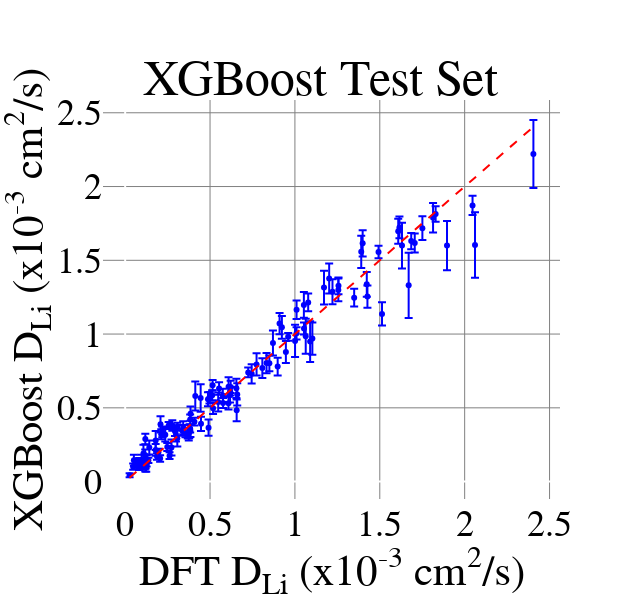

This figure's notebook cell:
### Code cell
import plotly.graph_objects as go

# Create a parity plot using Plotly
fig_parity = go.Figure()

fig_parity.add_trace(go.Scatter(
    x=results_df_test_sorted['diff_coeff_mul_thousand'],
    y=results_df_test_sorted['mean_prediction'],
    error_y=dict(type='data', array=results_df_test_sorted['std_dev_prediction'], visible=True),
    mode='markers',
    marker=dict(color='blue'),
    text=results_df_test_sorted['formula'],  # Add formula names for hover information
    hoverinfo='text+x+y'
))

# Add a line y=x for reference
fig_parity.add_trace(go.Scatter(
    x=[min(results_df_test_sorted['diff_coeff_mul_thousand']), max(results_df_test_sorted['diff_coeff_mul_thousand'])],
    y=[min(results_df_test_sorted['diff_coeff_mul_thousand']), max(results_df_test_sorted['diff_coeff_mul_thousand'])],
    mode='lines',
    line=dict(color='red', dash='dash'),
    showlegend=False
))

fig_parity.update_layout(
    font=dict(family="Arial", size=36, color="black"),
    title=dict(text='XGBoost Test Set', x=0.5, y=0.9),
    xaxis_title='DFT D<sub>Li</sub> (x10<sup>-3</sup> cm<sup>2</sup>/s)',
    yaxis_title='XGBoost D<sub>Li</sub> (x10<sup>-3</sup> cm<sup>2</sup>/s)',
    showlegend=False,
    width=640,  # Set figure width
    height=600 ,  # Set figure height
    paper_bgcolor='rgba(0,0,0,0)',  # Set paper (figure) background to transparent
    plot_bgcolor='rgba(0,0,0,0)',  # Set plot background to transparent    
    xaxis=dict(gridcolor='gray'),  # Set x-axis grid lines to gray
    yaxis=dict(gridcolor='gray')   # Set y-axis grid lines to gray    
)

fig_parity.write_html("parity_plot_XGBoost_test.html")
fig_parity.write_image("parity_plot_XGBoost_test.pdf")
fig_parity.show()

### Figure 1 — Plotly figure (JSON) as saved in the notebook; plotly's stock layout.template omitted (floating-point values rounded to 4 significant figures)
{"data": [{"error_y": {"array": [0.231, 0.2224, 0.2208, 0.1675, 0.1553, 0.1388, 0.119, 0.1143, 0.1094, 0.1092, 0.1087, 0.102, 0.1001, 0.09883, 0.09277, 0.08931, 0.08789, 0.08486, 0.08465, 0.08448, 0.08384, 0.08038, 0.07891, 0.0774, 0.07672, 0.07594, 0.07548, 0.07512, 0.07387, 0.07365, 0.07333, 0.07207, 0.06816, 0.06672, 0.06565, 0.06559, 0.06513, 0.06488, 0.06487, 0.06448, 0.06413, 0.0622, 0.06062, 0.0606, 0.05989, 0.05964, 0.05682, 0.05543, 0.05537, 0.05479, 0.05439, 0.05432, 0.05341, 0.0529, 0.05225, 0.04791, 0.0477, 0.04764, 0.04763, 0.04677, 0.04536, 0.04477, 0.04399, 0.04389, 0.04383, 0.04337, 0.04242, 0.04197, 0.04192, 0.04159, 0.04047, 0.04043, 0.0398, 0.03962, 0.03941, 0.03929, 0.0381, 0.03791, 0.03686, 0.03683, 0.03654, 0.03621, 0.03596, 0.03527, 0.03494, 0.03382, 0.03377, 0.03376, 0.03375, 0.03344, 0.03319, 0.03318, 0.03005, 0.02996, 0.02795, 0.0269, 0.02645, 0.02644, 0.02642, 0.02638, 0.02632, 0.02583, 0.02518, 0.02403, 0.0238, 0.02338, 0.02314, 0.02309, 0.0218, 0.02179, 0.02151, 0.02121, 0.0212, 0.02032, 0.01921, 0.0188, 0.01791, 0.01787, 0.01318], "type": "data", "visible": true}, "hoverinfo": "text+x+y", "marker": {"color": "blue"}, "mode": "markers", "text": ["SrLi4", "RbLi2", "Li(TiSe2)3", "Na9Li13Sn4", "SrLi4", "Li(TiSe2)3", "SrLi4", "Li5Ca3(SiSn)6", "Li5SbS4", "Li15Sn2F8", "RbLi2Sn", "Li5(ZnSi4)2", "Li12Co2Si", "Li4(SiI3)3", "LiSnI2", "Li2Te", "LiZn", "Li3BiS3", "Li5Mg3(SiSn)6", "Li9Cd2Sn", "Li20InSi9", "Li12SnSe2", "Na3Li2Si3", "Li3BiS3", "Li5SbS4", "Na2Li9", "Li3P", "Li12SnB2", "Li4Ta", "Li12SiPt2", "Li2Mn", "Li2Te", "LiTi2", "Li5Si4Au", "LiP3(WO6)2", "Li12SiNi2", "Na9Li13Sn4", "Li12Co2Si", "Li3Ca2Si", "Li5Si3Ru2", "Li12Ag3Sn", "Li40Si9Bi", "Li3NbS4", "Li9Cr2Sn", "Li4Mo", "Rb3Li2Si3", "Li8YSi", "LiSi", "Li40Sn7Ru3", "Li4(TiSi)3", "K2LiAlP2", "Na9Li13Sn4", "Li9NbSi2", "Li5Si3Ru2", "Li28Ni3Sn4", "Li19Si63", "Li3N", "Li2Te", "LiRh", "Li3CuS2", "LiTi2(PO4)3", "Li5Tl2", "LiTi2", "Li12SnB2", "Li16Fe3Si", "LiMo(PO4)2", "Li15CdSi4", "Li15CdSi4", "Li4(ScSi)3", "Li27Sn5", "Li4Sb", "Li3CuSn", "Li4InSn", "Li2Te", "Li15Ti(SiSn)2", "Li4(SiTc)3", "Li5(ZnSi4)2", "Li2Pd", "Li3P", "Ba3LiSi6", "Li12SiNi2", "Li3Bi2(PO4)3", "Li2ZnSiO4", "SrLi10Si8Sn", "Li2V(Si2O5)3", "Li10Zr3(Si8Sn)3", "LiSiAg", "Li4(ScSi)3", "Li3V3(BO5)2", "Li2AlVO4", "Li5GaO4", "Li5Ca3(SiSn)6", "Li4VCr3O8", "LiZn", "LiNiO2", "Li12CoSn3", "Li2ZnSiO4", "Li2Mo3S4", "Li3CuO3", "LiTiSiO4", "Li9Fe2Sn", "Li2MoO3", "LiMo(PO4)2", "Li2CdGeO4", "Li40Sn7Ru3", "Li2AlVO4", "Li2Co3(SeO3)4", "LiAgO2", "Li9(SiAs2)2", "Li2VPO4F", "Li5GaO4", "Li11Mn4Si7", "Li20InSi9", "LiNbN2", "Li5Si4Au", "Li3NbO4", "Li4InSn", "Li6Hf2O7", "Li2PdO3"], "type": "scatter", "x": [2.405, 2.061, 1.67, 1.896, 1.631, 1.09, 1.064, 1.171, 1.391, 1.103, 1.001, 1.202, 1.814, 0.4131, 0.4447, 1.399, 1.053, 0.8706, 1.221, 1.609, 1.423, 1.751, 1.513, 1.256, 0.9232, 0.6603, 0.774, 1.427, 0.9467, 1.616, 0.6568, 0.9096, 0.8329, 0.8081, 0.6092, 2.046, 0.6552, 0.7452, 0.1798, 0.5481, 1.706, 1.01, 1.349, 1.078, 0.8984, 0.1077, 1.257, 0.4913, 1.685, 0.3073, 0.2082, 0.2728, 0.618, 0.8495, 1.829, 0.4468, 0.1422, 0.4878, 0.385, 0.3777, 0.2364, 0.5753, 0.3747, 0.2993, 0.3418, 0.6086, 1.493, 1.01, 0.5532, 0.6215, 1.053, 0.3844, 0.5178, 0.1795, 0.4966, 0.1183, 0.1168, 0.1264, 0.05143, 0.2184, 0.336, 0.2778, 0.515, 0.09681, 0.1188, 0.08232, 0.2933, 0.2125, 0.5769, 0.513, 0.7249, 0.3829, 0.3551, 0.1243, 0.6187, 0.9603, 0.3077, 0.1183, 0.408, 0.08198, 0.248, 0.3831, 0.09958, 0.2562, 0.196, 0.3685, 0.1093, 0.2614, 0.1076, 0.1875, 0.206, 0.04705, 0.121, 0.08623, 0.07626, 0.06685, 0.1369, 0.1209, 0.02616], "y": [2.22, 1.604, 1.33, 1.6, 1.6, 0.9488, 0.9848, 1.315, 1.558, 0.9696, 0.9537, 1.377, 1.789, 0.5801, 0.5668, 1.615, 1.198, 0.9393, 1.287, 1.697, 1.337, 1.718, 1.136, 1.299, 1.046, 0.591, 0.7941, 1.254, 0.8784, 1.723, 0.4831, 1.071, 0.8032, 0.7692, 0.6423, 1.872, 0.6319, 0.7305, 0.2785, 0.5393, 1.618, 1.165, 1.247, 1.214, 0.7794, 0.1903, 1.327, 0.3654, 1.63, 0.2933, 0.3879, 0.2313, 0.5899, 0.8015, 1.814, 0.3913, 0.2313, 0.5586, 0.4607, 0.3406, 0.3171, 0.5843, 0.3218, 0.3151, 0.3646, 0.5316, 1.556, 1.005, 0.6307, 0.642, 1.037, 0.3432, 0.4977, 0.2147, 0.5684, 0.178, 0.1248, 0.1404, 0.1446, 0.3367, 0.3464, 0.3803, 0.6535, 0.1468, 0.2887, 0.1253, 0.342, 0.3203, 0.5323, 0.5856, 0.7401, 0.4216, 0.3298, 0.09644, 0.6117, 0.9811, 0.3729, 0.09479, 0.4062, 0.1049, 0.2344, 0.3578, 0.1309, 0.3803, 0.1981, 0.3147, 0.1318, 0.1759, 0.1087, 0.1701, 0.1567, 0.1009, 0.1337, 0.09878, 0.1154, 0.1277, 0.1434, 0.1065, 0.04263]}, {"line": {"color": "red", "dash": "dash"}, "mode": "lines", "showlegend": false, "type": "scatter", "x": [0.02616, 2.405], "y": [0.02616, 2.405]}], "layout": {"font": {"color": "black", "family": "Arial", "size": 36}, "height": 600, "paper_bgcolor": "rgba(0,0,0,0)", "plot_bgcolor": "rgba(0,0,0,0)", "showlegend": false, "title": {"text": "XGBoost Test Set", "x": 0.5, "y": 0.9}, "width": 640, "xaxis": {"gridcolor": "gray", "title": {"text": "DFT D<sub>Li</sub> (x10<sup>-3</sup> cm<sup>2</sup>/s)"}}, "yaxis": {"gridcolor": "gray", "title": {"text": "XGBoost D<sub>Li</sub> (x10<sup>-3</sup> cm<sup>2</sup>/s)"}}}}
